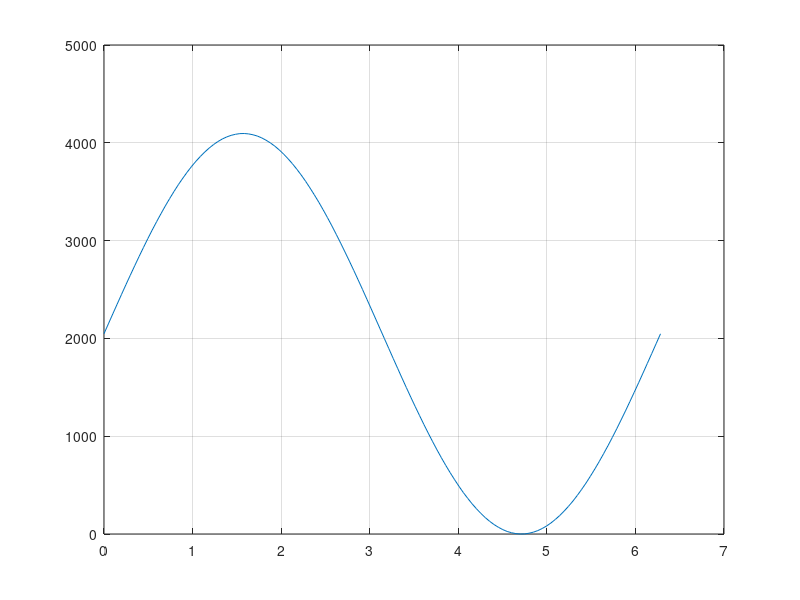

MATLAB code for this plot:
clear; clc;   % Clear The Previous Points
Ns     = 128; % Set The Number of Sample Points
RES    = 12;  % Set The DAC Resolution
OFFSET = 0;   % Set An Offset Value For The DAC Output
%------------[ Calculate The Sample Points ]-------------
T = 0:((2*pi/(Ns-1))):(2*pi);
Y = sin(T);
Y = Y + 1;    
Y = Y*((2^RES-1)-2*OFFSET)/(2+OFFSET); 
Y = round(Y);                  
plot(T, Y); 
grid
%--------------[ Print The Sample Points ]---------------
fprintf('%d, %d, %d, %d, %d, %d, %d, %d, %d, %d, %d, %d, %d, %d, %d, \n', Y);
%-------------------[ Other Examples To Try ]-------------------
%  Y = diric(T, 13);     % Periodic Sinc
%  Y = sawtooth(T)       % Sawtooth
%  Y = sawtooth(T, 0.5); % Triangular